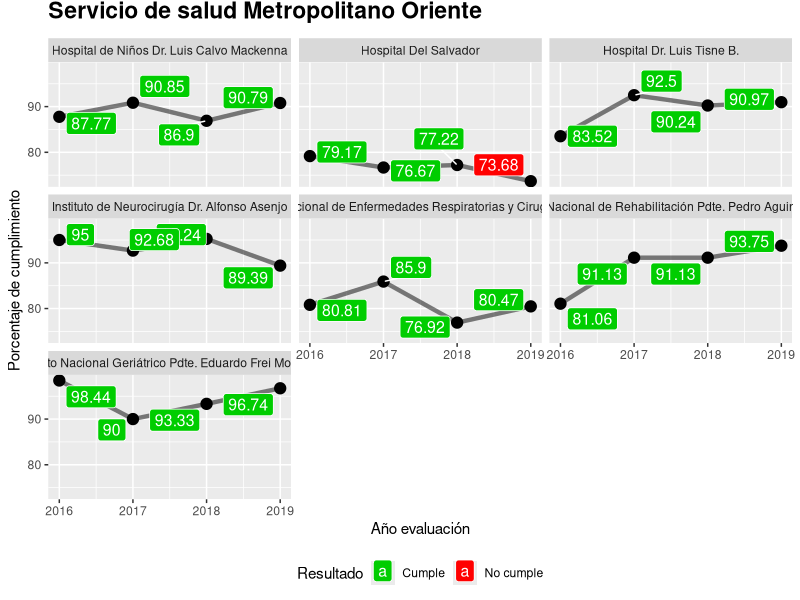
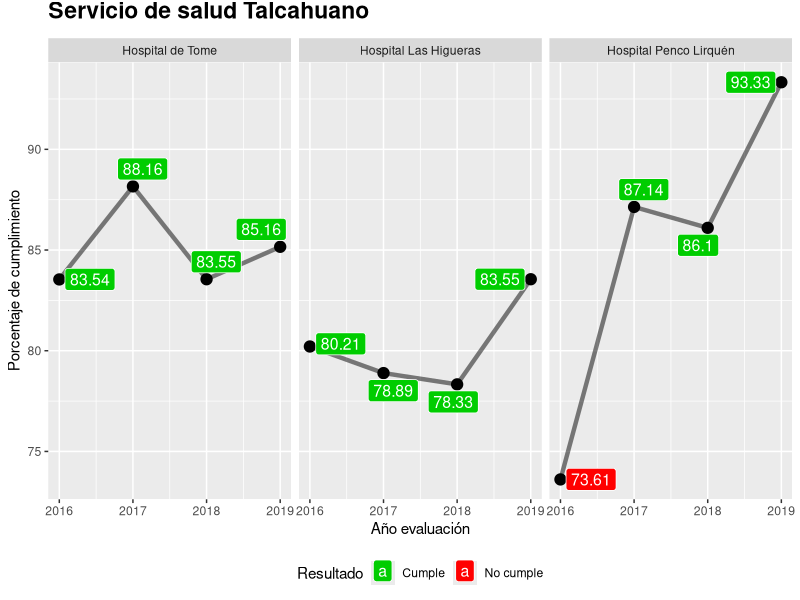
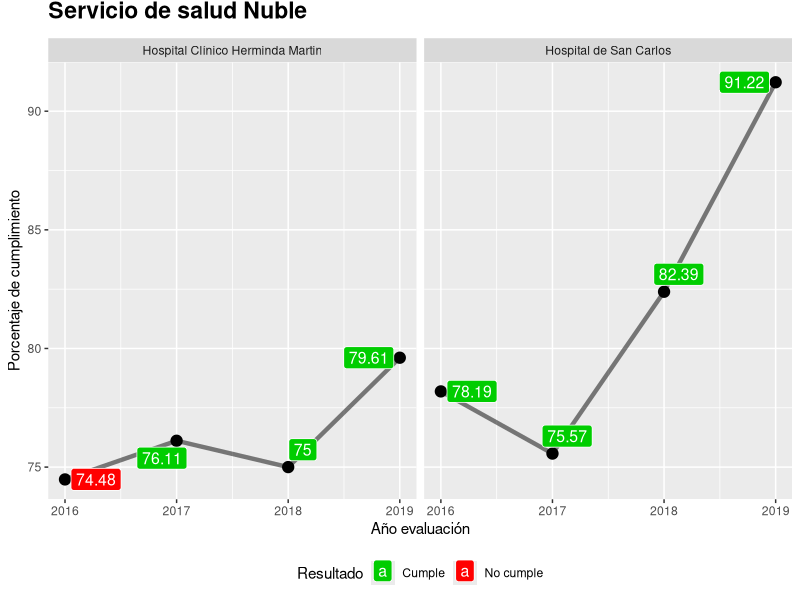
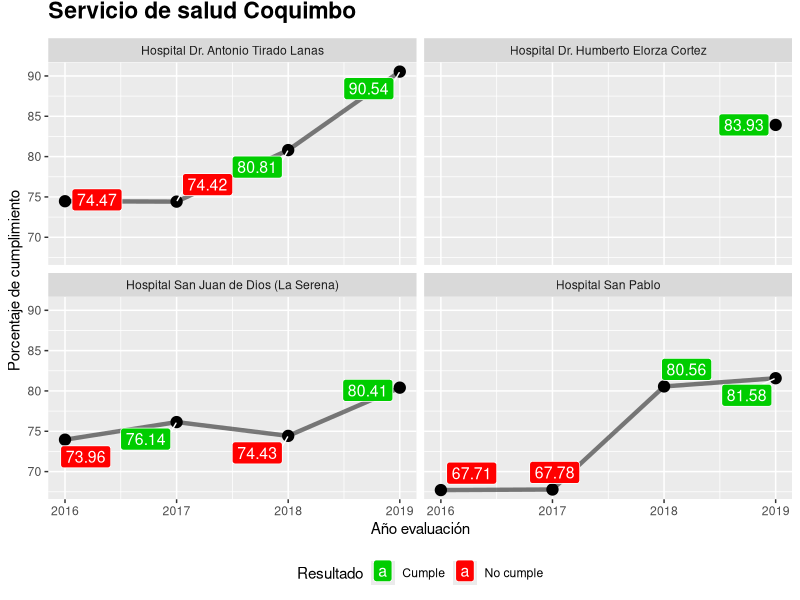
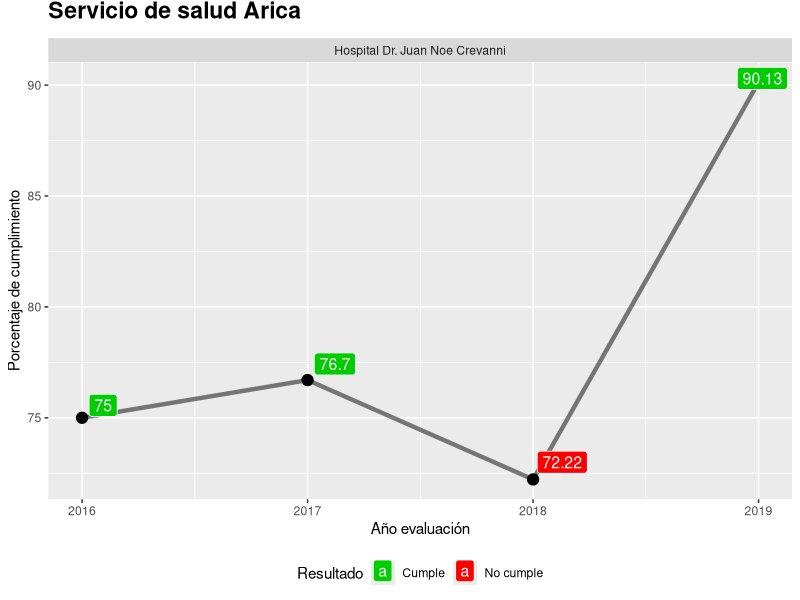
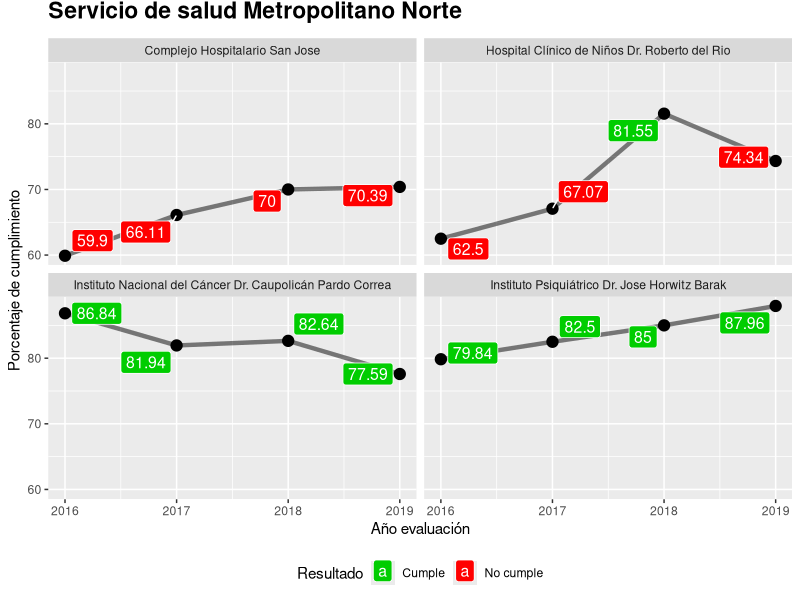
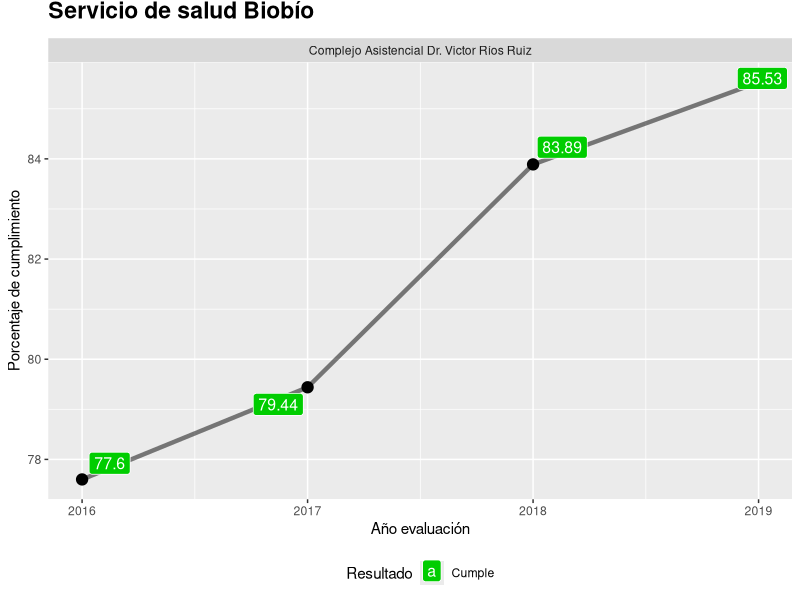
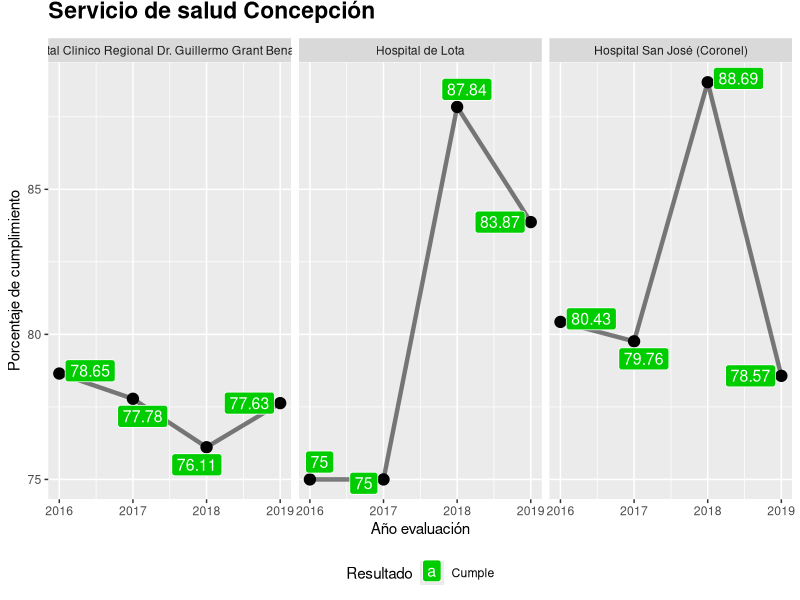

R code for these plots, in order:
## ---- chunk 1
library(tidyverse)
library(ggrepel)
library(rmarkdown)

datos <- readxl::read_excel("data/Consolidado cumplimiento EAR.xlsx")

servicio <- unique(datos$servicio.salud)

datos$servicio.salud <- as.factor(datos$servicio.salud)
datos$prestador <- as.factor(datos$prestador)
datos$porcentaje <- as.numeric(datos$porcentaje)
datos$estado <- as.factor(datos$estado)
datos$acreditacion <- as.factor(datos$acreditacion)
## ---- chunk 2

for(i in seq_along(servicio)) {
plot <-
  datos %>%
  filter(servicio.salud == servicio[i]) %>% 
  ggplot(aes(año, porcentaje)) +
  geom_line(size = 1.5, alpha = 0.5) +
  geom_point(size = 3.5) +
  geom_label_repel(aes(label = porcentaje, fill = factor(estado)), size = 4, color = "white" ) +
  scale_fill_manual(values = c("green3", "red"), name = "Resultado")  +
  theme(legend.position = "bottom",
        plot.title = element_text(size = rel(1.5), vjust = 2, face = "bold")) +
  facet_wrap(~prestador) +
  labs(title = paste("Servicio de salud", servicio[i]),
       x = "Año evaluación",
       y = "Porcentaje de cumplimiento")

print(plot)

}
